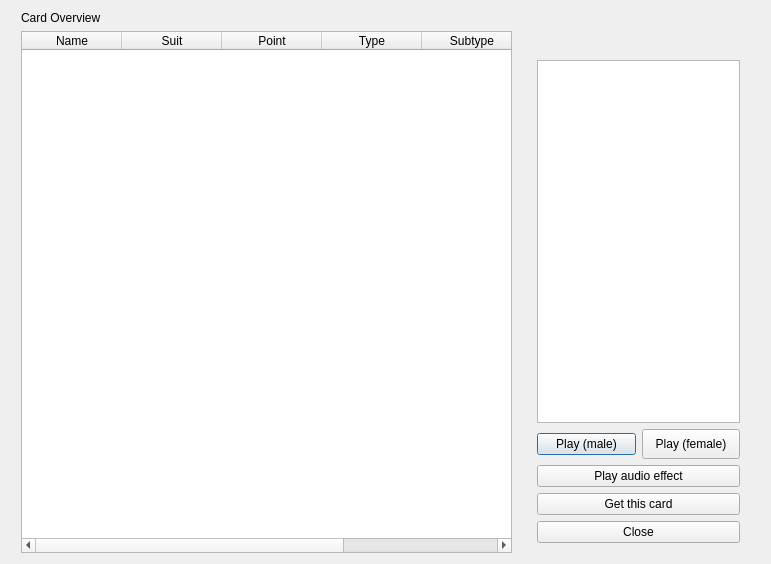
<?xml version='1.0'?>
<ui version="4.0">
	<class>CardOverview</class>
	<widget class="QDialog" name="CardOverview">
		<property name="geometry">
			<rect>
				<x>0</x>
				<y>0</y>
				<width>771</width>
				<height>564</height>
			</rect>
		</property>
		<property name="windowTitle">
			<string>Card Overvew</string>
		</property>
		<property name="styleSheet">
			<string notr="true"/>
		</property>
		<layout class="QGridLayout" name="gridLayout">
			<item row="1" column="0">
				<widget class="QTableWidget" name="tableWidget">
					<property name="maximumSize">
						<size>
							<width>491</width>
							<height>16777215</height>
						</size>
					</property>
					<property name="editTriggers">
						<set>QAbstractItemView::NoEditTriggers</set>
					</property>
					<property name="selectionMode">
						<enum>QAbstractItemView::SingleSelection</enum>
					</property>
					<property name="selectionBehavior">
						<enum>QAbstractItemView::SelectRows</enum>
					</property>
					<property name="sortingEnabled">
						<bool>true</bool>
					</property>
					<column>
						<property name="text">
							<string>Name</string>
						</property>
					</column>
					<column>
						<property name="text">
							<string>Suit</string>
						</property>
					</column>
					<column>
						<property name="text">
							<string>Point</string>
						</property>
					</column>
					<column>
						<property name="text">
							<string>Type</string>
						</property>
					</column>
					<column>
						<property name="text">
							<string>Subtype</string>
						</property>
					</column>
					<column>
						<property name="text">
							<string>Package</string>
						</property>
					</column>	
				</widget>
			</item>
			<item row="1" column="1">
				<widget class="QFrame" name="frame">
					<property name="maximumSize">
						<size>
							<width>221</width>
							<height>521</height>
						</size>
					</property>
					<layout class="QVBoxLayout" name="verticalLayout_3">
						<item>
							<layout class="QVBoxLayout" name="verticalLayout_2">
								<item>
									<widget class="QLabel" name="cardLabel">
										<property name="maximumSize">
											<size>
												<width>217</width>
												<height>16777215</height>
											</size>
										</property>
										<property name="text">
											<string/>
										</property>
									</widget>
								</item>
								<item>
									<widget class="QTextEdit" name="cardDescriptionBox">
										<property name="maximumSize">
											<size>
												<width>217</width>
												<height>16777215</height>
											</size>
										</property>
										<property name="readOnly">
											<bool>true</bool>
										</property>
									</widget>
								</item>
							</layout>
						</item>
						<item>
							<layout class="QVBoxLayout" name="verticalLayout">
								<item>
									<layout class="QHBoxLayout" name="horizontalLayout">
										<item>
											<widget class="QPushButton" name="malePlayButton">
												<property name="maximumSize">
													<size>
														<width>105</width>
														<height>16777215</height>
													</size>
												</property>
												<property name="text">
													<string>Play (male)</string>
												</property>
											</widget>
										</item>
										<item>
											<widget class="QPushButton" name="femalePlayButton">
												<property name="minimumSize">
													<size>
														<width>85</width>
														<height>30</height>
													</size>
												</property>
												<property name="maximumSize">
													<size>
														<width>104</width>
														<height>16777215</height>
													</size>
												</property>
												<property name="text">
													<string>Play (female)</string>
												</property>
											</widget>
										</item>
									</layout>
								</item>
								<item>
									<widget class="QPushButton" name="playAudioEffectButton">
										<property name="text">
											<string>Play audio effect</string>
										</property>
									</widget>
								</item>
								<item>
									<widget class="QPushButton" name="getCardButton">
										<property name="maximumSize">
											<size>
												<width>217</width>
												<height>16777215</height>
											</size>
										</property>
										<property name="text">
											<string>Get this card</string>
										</property>
									</widget>
								</item>
								<item>
								<widget class="QPushButton" name="closeButton">
									<property name="text">
										<string>Close</string>
									</property>
								</widget>
								</item>
							</layout>
						</item>
					</layout>
				</widget>
			</item>
			<item row="0" column="0">
				<widget class="QLabel" name="titleLabel">
					<property name="text">
						<string>Card Overview</string>
					</property>
				</widget>
			</item>
		</layout>
	</widget>
	<resources/>
	<connections/>
</ui>
